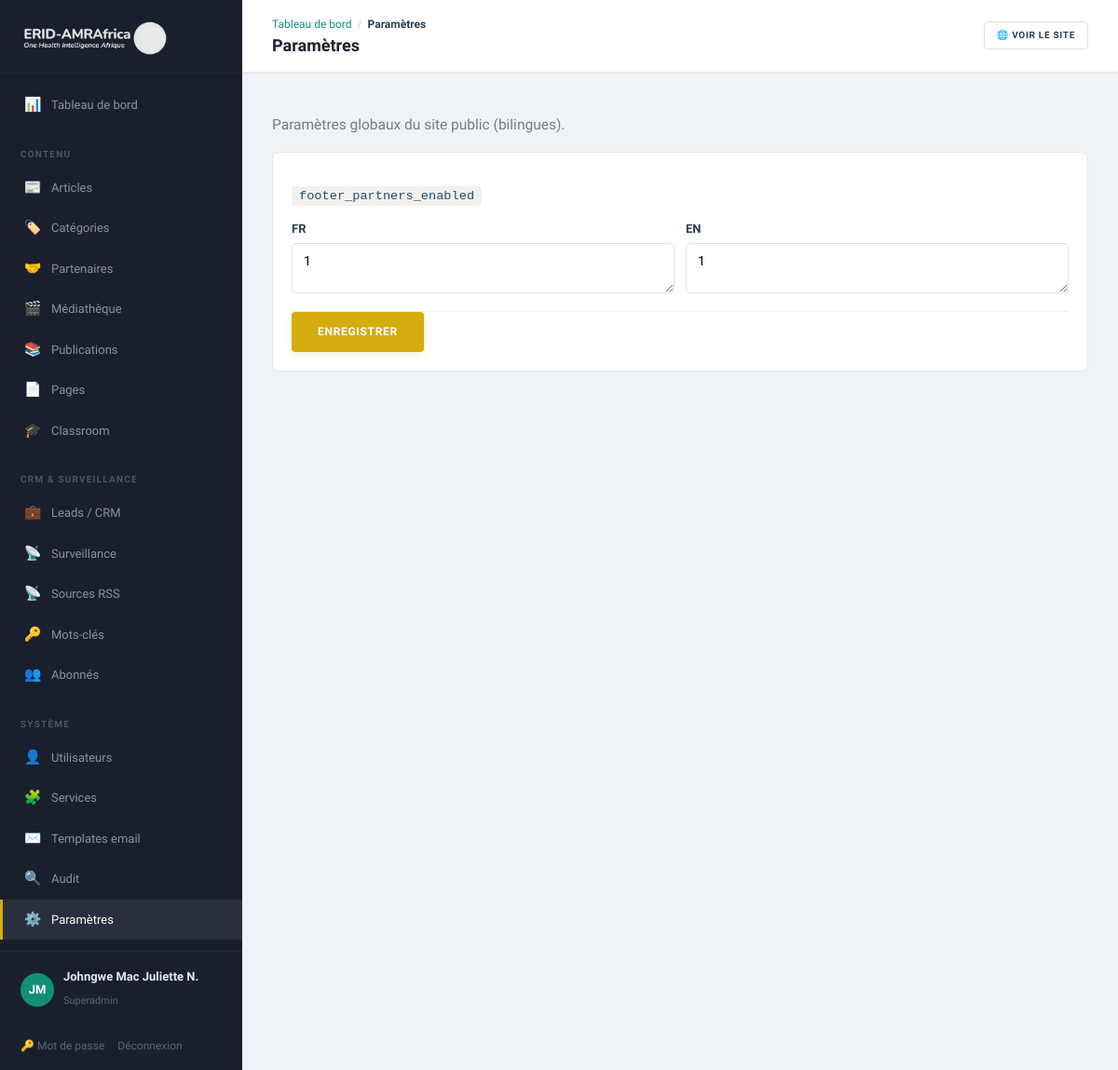
The app's page /admin/settings (signed in) with its own data.
### tables this page shows
CREATE TABLE settings (
    setting_key     VARCHAR(100)    PRIMARY KEY,
    value_fr        TEXT            NULL,
    value_en        TEXT            NULL,
    updated_at      DATETIME        NOT NULL DEFAULT CURRENT_TIMESTAMP ON UPDATE CURRENT_TIMESTAMP
);

### app/Core/View.php (called while the page is built, shortened)
<?php
final class View
{
    public static function render(string $template, array $data = [], string $layout = 'public'): void
    {
        $root = Config::get('root');
        extract($data, EXTR_SKIP);
        require $root . '/app/Views/' . $template . '.php';
    }
    public static function e(?string $s): string
    {
        return htmlspecialchars((string) $s, ENT_QUOTES, 'UTF-8');
    }
}

### app/Core/Controller.php (called while the page is built, shortened)
<?php
abstract class Controller
{
    protected function view(string $template, array $data = [], string $layout = 'public'): void
    {
        View::render($template, $data, $layout);
    }
}

### app/Controllers/Admin/ContentController.php (called while the page is built, shortened)
<?php
final class ContentController extends Controller
{
    public function settings(): void
    {
        $settings = Database::all('SELECT * FROM settings ORDER BY setting_key');
        $this->view('admin/settings', ['title' => 'Paramètres', 'settings' => $settings], 'admin');
    }
}

### public/index.php (called while the page is built, shortened)
<?php
spl_autoload_register(function (string $class): void {
    $path = APP_ROOT . '/app/' . str_replace('\\', '/', substr($class, 4)) . '.php';
});
$router = new Router();
$router->dispatch($_SERVER['REQUEST_METHOD'], $_SERVER['REQUEST_URI']);

### app/Core/Config.php (called while the page is built, shortened)
<?php
final class Config
{
    private static array $data = [];
    public static function load(string $root): void
    {
        $env = [];
        self::$data = [
            'app' => [
                'name'   => $env['APP_NAME']   ?? 'ERID-AMRAfrica',
                'env'    => $env['APP_ENV']    ?? 'production',
                'url'    => $env['APP_URL']    ?? 'http://localhost:8080',
                'locale' => $env['APP_LOCALE'] ?? 'fr',
            ],
            'db' => [
                'host' => $env['DB_HOST'] ?? '127.0.0.1',
                'port' => $env['DB_PORT'] ?? '3306',
                'name' => $env['DB_NAME'] ?? 'erid_amrafrica',
                'user' => $env['DB_USER'] ?? 'root',
                'pass' => $env['DB_PASS'] ?? '',
            ],
            'mail' => [
                'from'      => $env['MAIL_FROM'] ?? 'consulting@erid-amrafrica.org',
                'from_name' => $env['MAIL_FROM_NAME'] ?? 'ERID-AMRAfrica',
            ],
            'root' => $root,
        ];
    }
    public static function get(string $key): mixed
    {
        return self::$data[$key] ?? null;
    }
}

### app/Core/Database.php (called while the page is built, shortened)
<?php
final class Database
{
    private static ?PDO $pdo = null;
    public static function pdo(): PDO
    {
        if (self::$pdo === null) {
            $cfg = Config::get('db');
            $dsn = sprintf(
                'mysql:host=%s;port=%s;dbname=%s;charset=utf8mb4',
                $cfg['host'], $cfg['port'], $cfg['name']
            );
            try {
                self::$pdo = new PDO($dsn, $cfg['user'], $cfg['pass'], [
                    PDO::ATTR_ERRMODE            => PDO::ERRMODE_EXCEPTION,
                    PDO::ATTR_DEFAULT_FETCH_MODE => PDO::FETCH_ASSOC,
                    PDO::ATTR_EMULATE_PREPARES   => false,
                    PDO::MYSQL_ATTR_INIT_COMMAND => "SET NAMES utf8mb4 COLLATE utf8mb4_unicode_ci",
                ]);
            } catch (PDOException $e) {
                http_response_code(500);
                exit('Database connection failed.');
            }
        }
        return self::$pdo;
    }
    public static function all(string $sql, array $params = []): array
    {
        $stmt = self::pdo()->prepare($sql);
        $stmt->execute($params);
        return $stmt->fetchAll();
    }
}

### app/Views/admin/settings.php (the view, shortened to what this page needs)
<?php
$e = fn($s) => View::e($s);
?>
<p class="muted">Paramètres globaux du site public (bilingues).</p>
<div class="panel">
  <form method="post" action="/admin/settings">
    <?php foreach ($settings as $s): ?>
      <div class="setting-row">
        <code><?= $e($s['setting_key']) ?></code>
        <div class="form-grid">
          <label>FR<textarea name="fr[<?= $e($s['setting_key']) ?>]" rows="2"><?= $e($s['value_fr']) ?></textarea></label>
          <label>EN<textarea name="en[<?= $e($s['setting_key']) ?>]" rows="2"><?= $e($s['value_en']) ?></textarea></label>
        </div>
      </div>
    <?php endforeach; ?>
    <button class="btn btn-gold lg" type="submit">Enregistrer</button>
  </form>
</div>

### app/Core/Router.php (shortened to what this page needs)
<?php
final class Router
{
    private array $routes = ['GET' => [], 'POST' => []];
    public function get(string $path, callable|array $handler): void
    {
        $this->routes['GET'][$this->normalize($path)] = $handler;
    }
    public function post(string $path, callable|array $handler): void
    {
        $this->routes['POST'][$this->normalize($path)] = $handler;
    }
    private function normalize(string $path): string
    {
        return '/' . trim($path, '/');
    }
    public function dispatch(string $method, string $uri): void
    {
        $path = $this->normalize(parse_url($uri, PHP_URL_PATH) ?: '/');
        foreach ($this->routes[$method] ?? [] as $route => $handler) {
            $pattern = '#^' . preg_replace('#\{[a-zA-Z_]+\}#', '([^/]+)', $route) . '$#';
            if (preg_match($pattern, $path, $m)) {
                array_shift($m);
                $this->invoke($handler, $m);
                return;
            }
        }
    }
    private function invoke(callable|array $handler, array $args): void
    {
        if (is_array($handler)) {
            [$class, $method] = $handler;
            (new $class())->{$method}(...$args);
            return;
        }
    }
}

### public/assets/css/app.css (style rules this page uses)
:root { --navy:#1B4F72;--navy-d:#154360;--navy-l:#2E86C1; --teal:#148F77;--teal-d:#0E6655;--teal-l:#1ABC9C; --gold:#D4AC0D;--gold-d:#B7950B;--gold-l:#F4D03F; --green:#27AE60;--green-d:#1E8449;--green-l:#58D68D; --burgundy:#78281F;--burgundy-d:#5B1F18; --red:#CB4335;--warm:#F8F4EF; --accent:#148F77; --c-spillover:#1B4F72;--c-amr:#148F77;--c-policy:#D4AC0D;--c-tech:#27AE60; --ink:#2C3E50;--muted:#717D8A;--light:#A6ACAF; --bg:#FCFAF7;--bg-alt:#F4F0EB;--card:#fff;--line:#E5E0D8; --font-d:'Merriweather',Georgia,serif; --font-b:'Source Sans 3','Source Sans Pro',system-ui,sans-serif; --w:1140px; --radius:10px;--radius-sm:6px;--radius-xs:4px; --shadow:0 2px 12px rgba(44,62,80,.05); --shadow-lg:0 8px 28px rgba(44,62,80,.08); --shadow-hover:0 6px 24px rgba(44,62,80,.1); }
*,*::before,*::after { box-sizing:border-box }
html { overflow-x:hidden }
body { margin:0;font-family:var(--font-b);color:var(--ink);background:var(--bg);line-height:1.7;font-size:15.5px;-webkit-font-smoothing:antialiased;overflow-x:hidden }
.muted { color:var(--muted) }
code { background:var(--bg-alt);padding:3px 8px;font-size:.88em;border-radius:var(--radius-xs);color:var(--navy) }
.btn { display:inline-flex;align-items:center;justify-content:center;gap:6px;padding:10px 20px;font-weight:700;border:none;cursor:pointer;font-size:11px;font-family:var(--font-b);text-transform:uppercase;letter-spacing:.7px;transition:all .25s;line-height:1.4;border-radius:var(--radius-xs);position:relative }
.btn.lg { padding:13px 28px;font-size:12px }
.btn-gold { background:var(--gold);color:#fff;box-shadow:0 2px 8px rgba(212,172,13,.2) }
.intake-form label,.form-grid label { display:block;font-weight:600;color:var(--ink);margin:12px 0 0;font-size:13px }
.intake-form input,.intake-form textarea,.intake-form select,.form-grid input,.form-grid textarea,.form-grid select,.panel input,.panel textarea,.panel select { width:100%;padding:10px 12px;border:1px solid var(--line);border-radius:var(--radius-xs);font-family:inherit;font-size:14px;margin-top:4px;background:#fff;transition:border .25s }
.form-grid { display:grid;grid-template-columns:1fr 1fr;gap:12px }
body.admin { display:flex;background:#EFF2F7;font-family:var(--font-b);min-height:100vh }
.panel { background:#fff;border:1px solid #E2E8F0;padding:0;margin-bottom:18px;border-radius:var(--radius-sm);overflow:hidden }
.panel > form,.panel > dl,.panel > div:not(.panel__head):not(.dash-mini-list) { padding:20px }
.setting-row { padding:12px 0;border-bottom:1px solid #EDF2F7 }

### records on screen
settings: setting_key "footer_partners_enabled", setting_key+value_fr "1", setting_key+value_en "1"

### other values on screen
$e($c[0]) "Tableau de bord"
$e($c[0]) "Paramètres"
